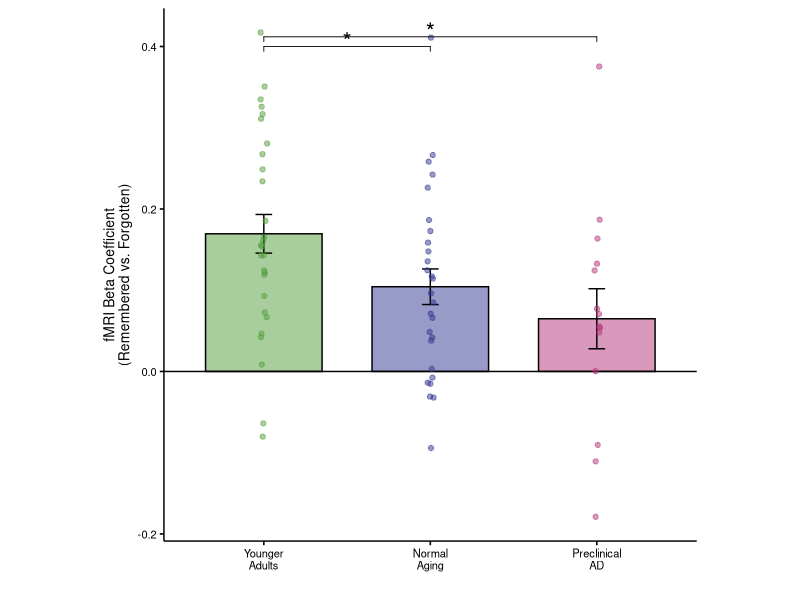
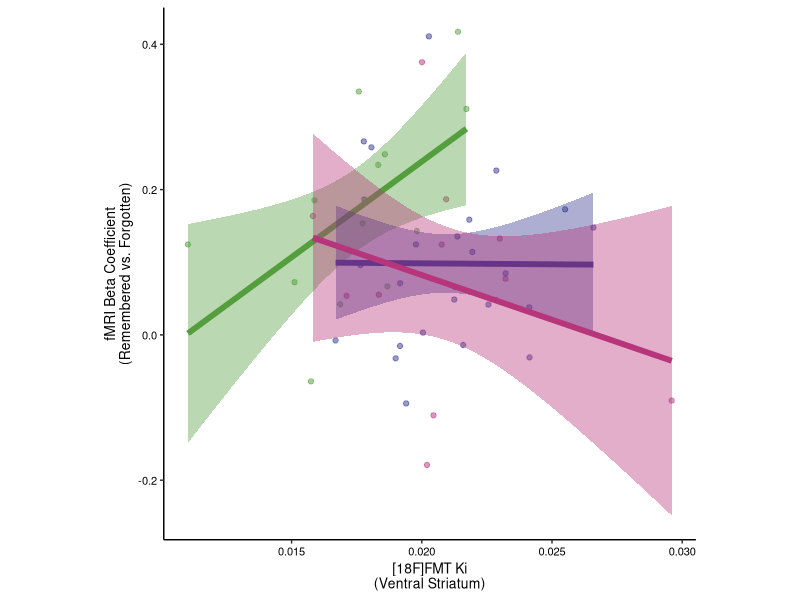
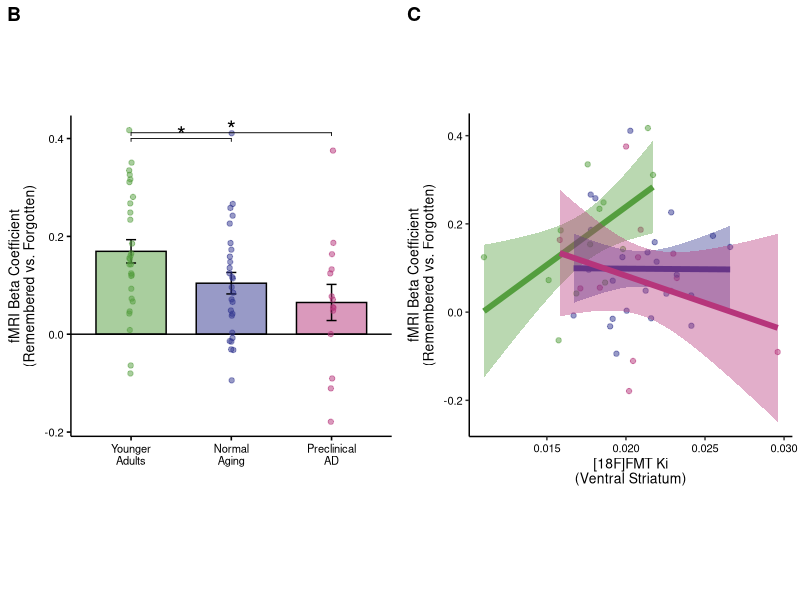
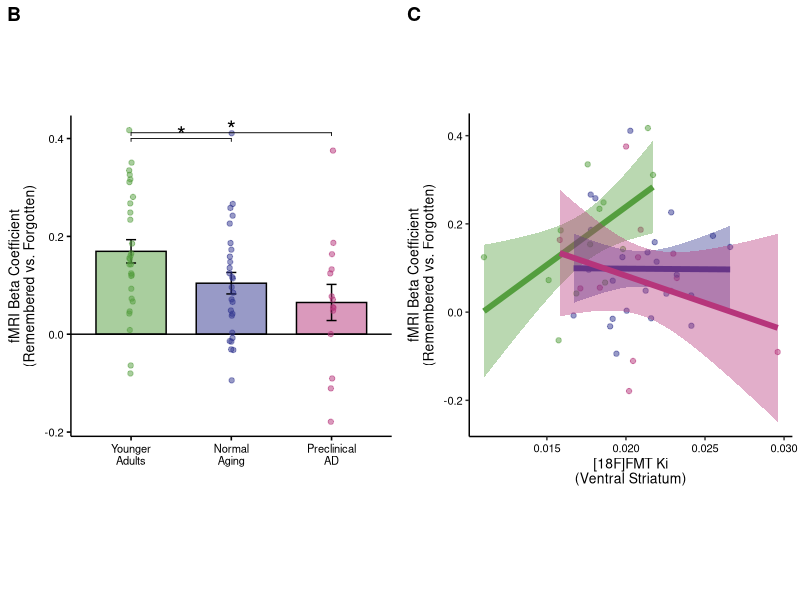

Write R code to recreate these figures, in order.
## ---- chunk 1
knitr::opts_chunk$set(echo = TRUE)
## ---- chunk 2
# Load Libraries
library(tidyverse)
library(ggpubr)
library(lme4)
library(lmerTest)
library(rstatix)

# Set colorscales
biomarker_group_cscale <- scale_color_manual(values = c("#549e3e", "#323690", "#B6357B"))
biomarker_group_fscale <- scale_fill_manual(values = c("#549e3e", "#323690", "#B6357B"))

# Read data
data_BC <- read_csv('data_fig3bc.csv')

data_BC$biomarker_group <- factor(data_BC$biomarker_group,
                                  levels = c('Younger\nAdults', 'Normal\nAging',
                                             'Preclinical\nAD'))
## ---- chunk 3
# Panel B
within_ttests <- data_BC %>%
  group_by(biomarker_group) %>%
  summarise(P = t.test(bold, mu = 0)$p.value,
            Sig = ifelse(P < 0.05, "*", ""),
            MaxWidth = max(bold))

figB <- ggbarplot(data_BC, 
                   x = "biomarker_group", 
                   y = "bold", 
                   fill = "biomarker_group", 
                   alpha = 0.5,
                   palette = c("#549e3e", "#323690", "#B6357B"), 
                   add = "mean_se", 
                   position = position_dodge(0.8),
                   xlab = '', 
                   ylab = 'fMRI Beta Coefficient\n(Remembered vs. Forgotten)', 
                   legend = 'none',
                   order = c('Younger\nAdults', 'Normal\nAging', 
                             'Preclinical\nAD')) +
  geom_hline(yintercept = 0) +
  geom_jitter(aes(color = biomarker_group, fill = biomarker_group), alpha = 0.5,
              position = position_jitterdodge(0.1)) +
  theme(panel.background = element_blank(),
      axis.line = element_line(color = 'black'),
      legend.position = 'none', 
      axis.text.x = element_text(color = 'black', size = 8),
      axis.text.y = element_text(color = 'black', size = 8),
      axis.title.x = element_text(color = 'black', size = 10),
      axis.title.y = element_text(color = 'black', size = 10),
      legend.title = element_blank(),
      aspect.ratio = 1)

group.stat.test <- data_BC %>% 
  t_test(bold ~ biomarker_group, detailed = TRUE, paired = FALSE)
p.group.stat.test <- group.stat.test %>%
  filter(p < 0.05) %>%
  add_xy_position(x = "biomarker_group", fun = "mean_se", dodge = 0.8)
p.group.stat.test <- p.group.stat.test %>% mutate(p.signif = ifelse(p < 0.05, "*", ""))

figB <- figB + stat_pvalue_manual(p.group.stat.test, 
                                  label = 'p.signif', 
                                  tip.length = 0.01,
                                  step.increase = 0.02,
                                  y.position = 0.4,
                                  size = 6)
figB
## ---- chunk 4
# Stats for Panel A

# All subjects, simple model
lm1 <- lm(bold ~ biomarker_group, data = data_BC)
print('==========================================================================')
summary(lm1)
print('==========================================================================')
## ---- chunk 5
group.stat.test <- data_BC %>% 
  t_test(bold ~ biomarker_group, detailed = TRUE, paired = FALSE,
         p.adjust.method = 'none')

group.stat.test
## ---- chunk 6
# All subjects: memory, learning regressed
lm2 <- lm(bold ~ biomarker_group + total_learning, data = data_BC)
print('==========================================================================')
summary(lm2)
print('==========================================================================')
## ---- chunk 7
# Panel C
figC <- data_BC %>%
  ggplot(aes(x = fmt_ki_vst, y = bold, group = biomarker_group, 
             color = biomarker_group, fill=biomarker_group)) +
  geom_point(alpha = 0.5) +
  geom_smooth(method = 'lm', level = 0.9, linewidth = 2) +
  biomarker_group_cscale +
  biomarker_group_fscale +
  theme_classic() +
  xlab(bquote('[18F]FMT Ki\n(Ventral Striatum)')) +
  ylab('fMRI Beta Coefficient\n(Remembered vs. Forgotten)') +
  theme(panel.background = element_blank(),
      axis.line = element_line(color = 'black'),
      legend.position = 'none', 
      axis.text.x = element_text(color = 'black', size = 8),
      axis.text.y = element_text(color = 'black', size = 8),
      axis.title.x = element_text(color = 'black', size = 10),
      axis.title.y = element_text(color = 'black', size = 10),
      legend.title = element_blank(),
      aspect.ratio = 1)

figC
## ---- chunk 8
# Stats for Panel B
# All subjects, simple model
lm1 <- lm(bold ~ biomarker_group*fmt_ki_vst, data = data_BC)
print('==========================================================================')
summary(lm1)
print('==========================================================================')
## ---- chunk 9
# All subjects: memory, learning regressed
lm2 <- lm(bold ~ biomarker_group*fmt_ki_vst + total_learning, data = data_BC)
print('==========================================================================')
summary(lm2)
print('==========================================================================')
## ---- chunk 10
fmri_mem <- ggarrange(figB, figC, 
          ncol = 2, 
          labels = c('B', 'C'))

ggsave(fmri_mem, filename = 'fmri_mem.pdf', width = 6, height = 3, units = 'in')
fmri_mem
